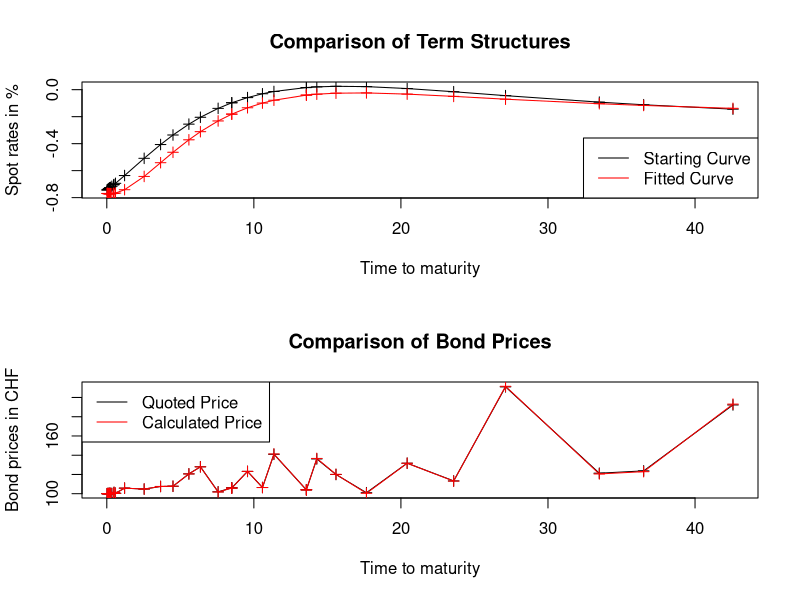

This figure's R source:
df<-read.csv("result.csv", header=F)
colnames(df)<-c("TTM","InitialRate","FinalRate","QuotedPrice","CalculatedPrice")
max<-max(df[,c(2,3)])
min<-min(df[,c(2,3)])
maxP<-max(df[,c(4,5)])
minP<-min(df[,c(4,5)])
save<-par(mfrow=c(2,1))
x<-(df$TTM)
with(df, {
	plot(x, InitialRate,type="o",pch=3,ylim=c(min,max), main="Comparison of Term Structures", ylab="Spot rates in %", xlab="Time to maturity")
	lines(x, FinalRate, col="red", type="o",pch=3)
	legend("bottomright", legend=c("Starting Curve", "Fitted Curve"), lty=1, col=c("black","red"))
})
with(df, {
	plot(x, QuotedPrice,type="o",pch=3,ylim=c(minP,maxP), main="Comparison of Bond Prices", ylab="Bond prices in CHF", xlab="Time to maturity")
	lines(x, CalculatedPrice, col="red", type="o",pch=3)
	legend("topleft", legend=c("Quoted Price", "Calculated Price"), lty=1, col=c("black","red"))
})
par(save)
